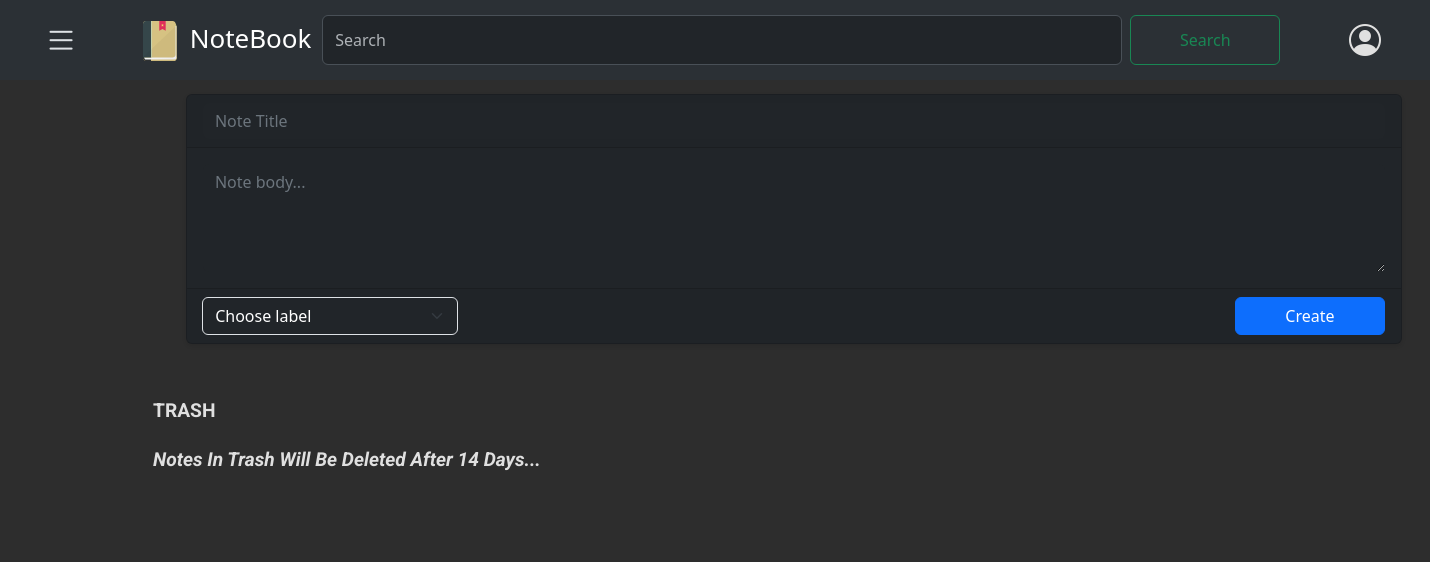
The app's page /notes/trash/ (signed in), older data.
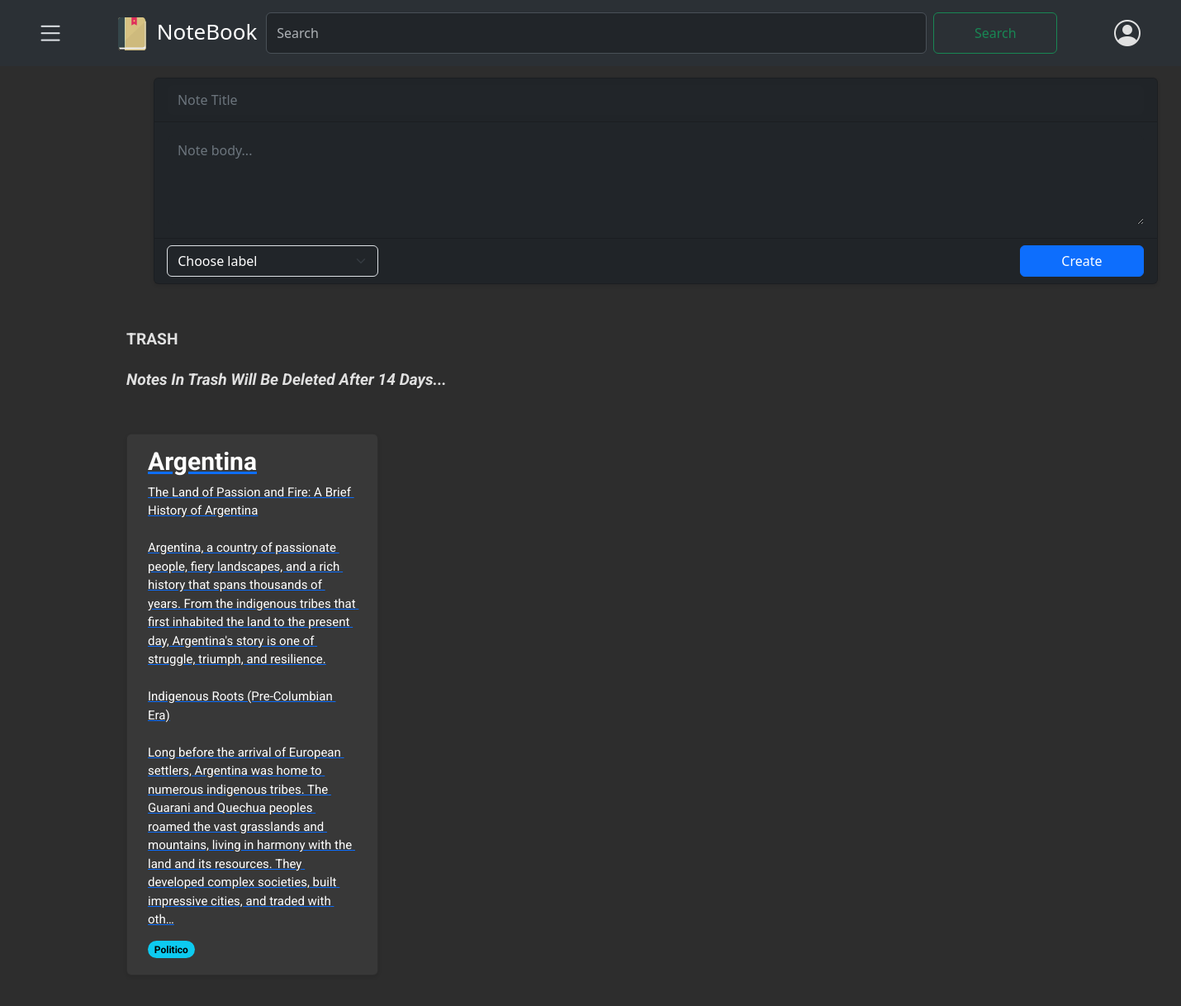
The same page, newer data.
### notes/models.py (models this page shows, shortened)
class Note(models.Model):
    user= models.ForeignKey(CustomUser,on_delete=models.CASCADE, related_name='notes')
    title= models.CharField(max_length=100, null=False)
    body= models.TextField()
    label= models.ForeignKey(Label, on_delete=models.SET_NULL, related_name="notes", blank=True, null=True)
    archived= models.BooleanField(default=False)
    pinned= models.BooleanField(default= False)
    created = models.DateTimeField(auto_now_add= True)
    updated= models.DateTimeField(auto_now=True)
    trashed = models.BooleanField(default=False)
    trashed_at= models.DateTimeField(null=True, blank=True)
    class Meta:
        ordering= ['-updated']
        indexes= [
            models.Index(fields=["-updated"])
        ]
        verbose_name = "Note"
        verbose_name_plural= "Notes"

class Label(models.Model):
    user = models.ForeignKey(CustomUser, on_delete=models.CASCADE, related_name='labels', default=None)
    name = models.CharField(max_length=50, null=False)
    class Meta:
        verbose_name = "Label"
        verbose_name_plural= "Labels"

### notes/views.py (the view)
# urls.py: path('trash/', views.trash_list, name='note_trash'),
@login_required
def trash_list(request):
    if request.method== "GET":
        trashed_notes = Note.objects.filter(user=request.user, trashed=True).order_by('-updated')
        return render(request, 'notes/note/trash_list.html', {'trashed_notes': trashed_notes})

### notes/context_processors.py (called while the page is built)
def labels_processor(request):
    if request.user.is_authenticated:
        labels = Label.objects.filter(user=request.user)
    else:
        labels = Label.objects.none()
    return {
        'labels': labels,
    }

### notes/templates/notes/note/trash_list.html (shortened to what this page needs)
{% extends "notes/base.html" %}
{% block content %}
{% load static %}
<p class="text-capitalize" style="font-weight: bold; font-size: larger;">TRASH</p>
<p class="text-capitalize" style="font-weight: bold; font-size: larger; font-style: italic;">Notes in Trash will be deleted after 14 days...</p>
<div class="card-container">
    {% for trashed_note in trashed_notes %}
    <div class="card" data-note-id="{{ trashed_note.id }}">
        <a href="#" class="trash-note-link" data-note-id="{{ trashed_note.id }}">
            <h5 class="card-title">{{ trashed_note.title }}</h5>
            <p class="card-text" >{{ trashed_note.body|truncatechars:650 }}</p>
        </a>
        <span class="badge rounded-pill text-bg-info">{{ trashed_note.label.name }}</span>
    </div>
    {% endfor %}
</div>
{% endblock %}

Row changes from the older to the newer data that the page shows:
now on this page (row edited): Note: title "Argentina", body "The Land of Passion and Fire: A Brief History of Argentina Argentina, a country of passionate people, fiery landscapes, and a rich history that spans thousands of years. From the indigenous tribes that first inhabited the land to the present day, Argentina's story is one of struggle, triumph, and resilience. Indigenous Roots (Pre-Columbian Era) Long before the arrival of European settlers, Argentina was home to numerous indigenous tribes. The Guarani and Quechua peoples roamed the vast grasslands and mountains, living in harmony with the land and its resources. They developed complex societies, built impressive cities, and traded with oth…", label.name "Politico"
